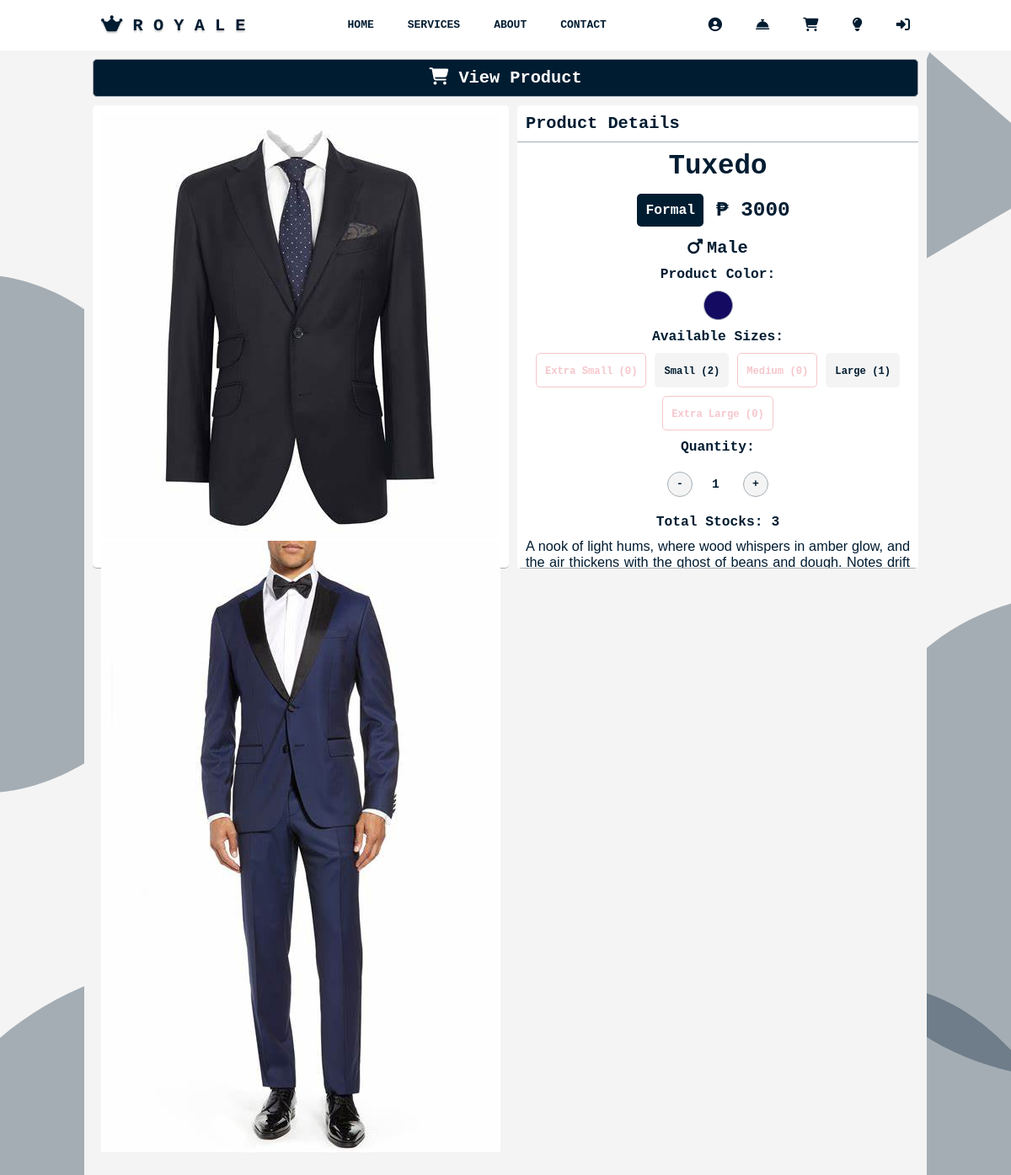
Before: /productView.php?view_id=12 with the older database file.
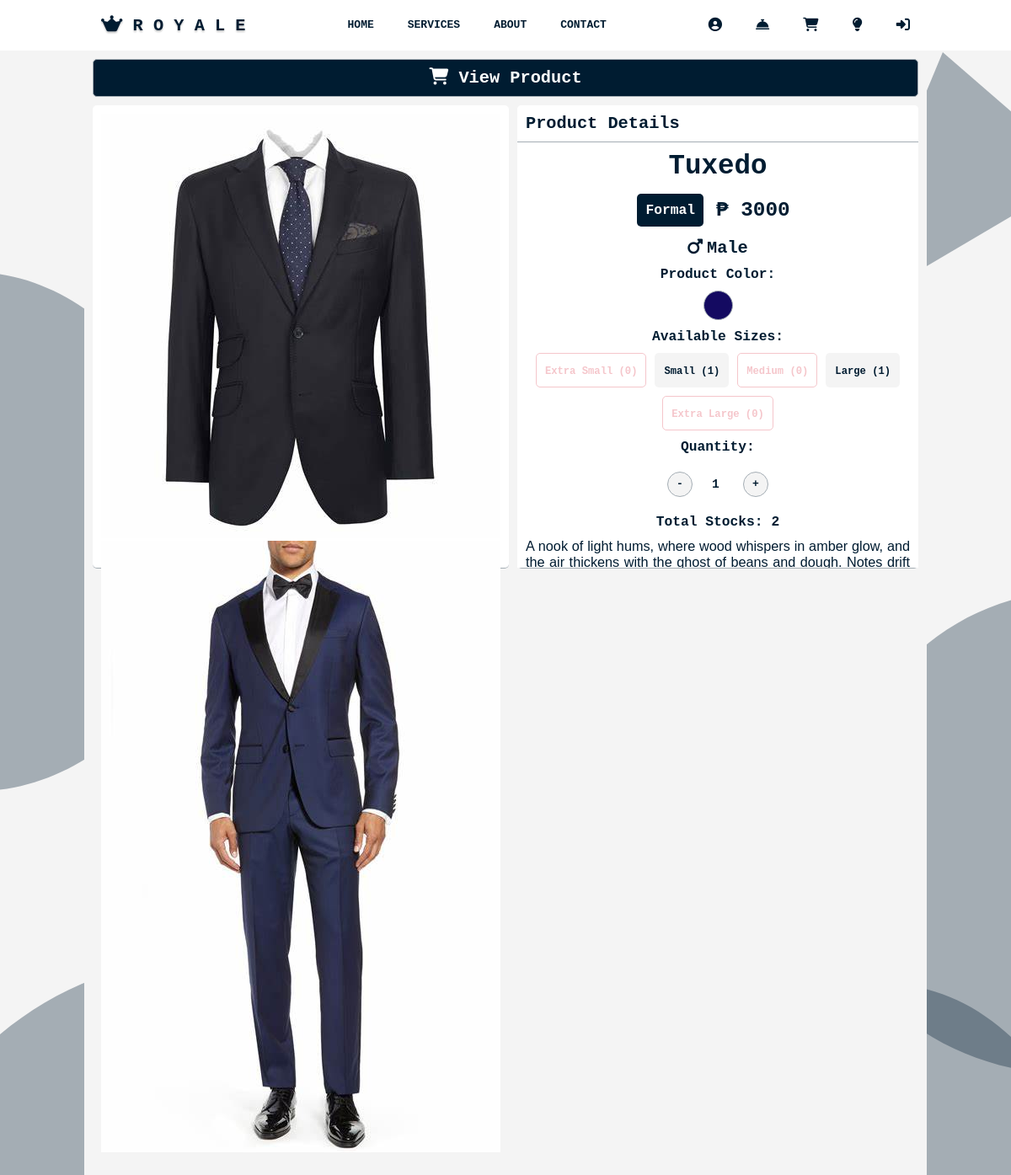
After: the same page with the newer database file.
### tables this page shows
CREATE TABLE `products` (
  `id` int(11) NOT NULL,
  `product_status` varchar(255) NOT NULL,
  `product_name` varchar(255) NOT NULL,
  `product_type` varchar(255) NOT NULL,
  `product_color` varchar(255) NOT NULL,
  `extra_small` int(255) NOT NULL,
  `small` int(255) NOT NULL,
  `medium` int(255) NOT NULL,
  `large` int(255) NOT NULL,
  `extra_large` int(255) NOT NULL,
  `gender` varchar(255) NOT NULL,
  `previous_price` bigint(255) NOT NULL,
  `price` bigint(255) NOT NULL,
  `rent_price` bigint(255) NOT NULL,
  `product_description` text NOT NULL,
  `photo` varchar(255) NOT NULL
);

### productView.php (the view, shortened to what the changed rows need)
<?php
require 'dbconnect.php';
$response = ['success' => false, 'message' => ''];
if (isset($_GET['view_id'])) {
    $view_id = intval($_GET['view_id']);
    $view_query = "SELECT * FROM products WHERE id = ?";
    if ($stmt = $conn->prepare($view_query)) {
        $stmt->bind_param('i', $view_id);
        $stmt->execute();
        $view_result = $stmt->get_result();
        $view_data = $view_result->fetch_assoc();
    } else {
        $response['message'] = 'Failed to prepare SQL statement for fetching product details.';
        echo json_encode($response);
        exit;
    }
}
?>
<!DOCTYPE html>
<html lang="en">
<head>
    <?php
    include 'important.php'
        ?>
    <link rel="stylesheet" href="css_main/main.css?v=<?php echo time(); ?>">
    <link rel="stylesheet" href="css_main/productView.css?v=<?php echo time(); ?>">
</head>
<body>
    <main>
        <h1 class="hidden"><i class="fa-solid fa-cart-shopping"></i> View Product</h1>
        <div class="details-main-contianer hidden">
            <div class="details-container hidden">
                <h1>Product Details</h1>
                <form id="order-form" method="post" action="submit_order.php" class="product-info-container hidden">
                    <label for="product-name"> <?php echo $view_data['product_name']; ?></label>
                    <div style="display: flex; gap: 5px; align-items:center; justify-content:center;">
                        <label for="product-type"> <?php echo $view_data['product_type']; ?></label>
                        <label for="price">₱ <?php echo $view_data['price']; ?></label>
                    </div>
                    <label for="gender">
                        <?php
                        if ($view_data['gender'] == 'male') {
                            echo '<i class="fas fa-mars"></i>';
                        } elseif ($view_data['gender'] == 'female') {
                            echo '<i class="fas fa-venus"></i>';
                        }
                        echo $view_data['gender'];
                        ?>
                    </label>
                    <label for="">Product Color:</label>
                    <div class="color-container">
                        <?php if (!empty($view_data['product_color'])): ?>
                            <?php
                            $product_color = trim($view_data['product_color']);
                            ?>
                            <div class="color-circle"
                                style="background-color: <?php echo htmlspecialchars($product_color); ?>;">
                            </div>
                        <?php else: ?>
                            <p>No color available for this product.</p>
                        <?php endif; ?>
                    </div>
                    <label for="">Available Sizes:</label>
                    <div class="size-container">
                        <?php
                        $view_query = "SELECT * FROM products WHERE id = ?";
                        if ($stmt = $conn->prepare($view_query)) {
                            $stmt->bind_param('i', $view_id);
                            $stmt->execute();
                            $view_result = $stmt->get_result();
                            $view_data = $view_result->fetch_assoc();
                        } else {
                            $response['message'] = 'Failed to prepare SQL statement for fetching product details.';
                            echo json_encode($response);
                            exit;
                        }
                        $sizes = [
                            'extra_small' => 'Extra Small',
                            'small' => 'Small',
                            'medium' => 'Medium',
                            'large' => 'Large',
                            'extra_large' => 'Extra Large',
                        ];
                        foreach ($sizes as $size_col => $size_name) {
                            $quantities[$size_col] = intval($view_data[$size_col]);
                        }
                        ?>
                        <div class="size-container">
                            <?php if (!empty($quantities)): ?>
                                <?php foreach ($quantities as $size_col => $quantity): ?>
                                    <label class="size-box <?php echo $quantity == 0 ? 'disabled' : ''; ?>">
                                        <span><?php echo $sizes[$size_col] . ' (' . $quantity . ')'; ?></span>
                                    </label>
                                <?php endforeach; ?>
                            <?php else: ?>
                                <p>No sizes available for this product.</p>
                            <?php endif; ?>
                        </div>
                    </div>
                    <label for="quantity">Quantity:</label>
                    <div class="quantity-input-container">
                        <button type="button" id="decrease-quantity" class="quantity-button">-</button>
                        <input type="number" name="quantity" id="quantity" value="1" min="1" class="quantity-input">
                        <button type="button" id="increase-quantity" class="quantity-button">+</button>
                    </div>
                    <?php
                    $view_query = "SELECT * FROM products WHERE id = ?";
                    if ($stmt = $conn->prepare($view_query)) {
                        $stmt->bind_param('i', $view_id);
                        $stmt->execute();
                        $view_result = $stmt->get_result();
                        $view_data = $view_result->fetch_assoc();
                    } else {
                        $response['message'] = 'Failed to prepare SQL statement for fetching product details.';
                        echo json_encode($response);
                        exit;
                    }
                    $total_quantity = intval($view_data['extra_small']) +
                        intval($view_data['small']) +
                        intval($view_data['medium']) +
                        intval($view_data['large']) +
                        intval($view_data['extra_large']);
                    ?>
                    <label for="">Total Stocks: <span><?php echo $total_quantity; ?></span>
                         </label>
                    <p><?php echo $view_data['product_description']; ?></p>
                </form>
            </div>
        </div>
    </main>
</body>
</html>

Changed rows visible on the page:
changed products "Tuxedo": small 2 → 1 (drawn); total_quantity "3" → "2"
Other visible differences:
new list line: "Small ( )"
new list line: "1"
list line gone: "Small ( )"
list line gone: "2"
